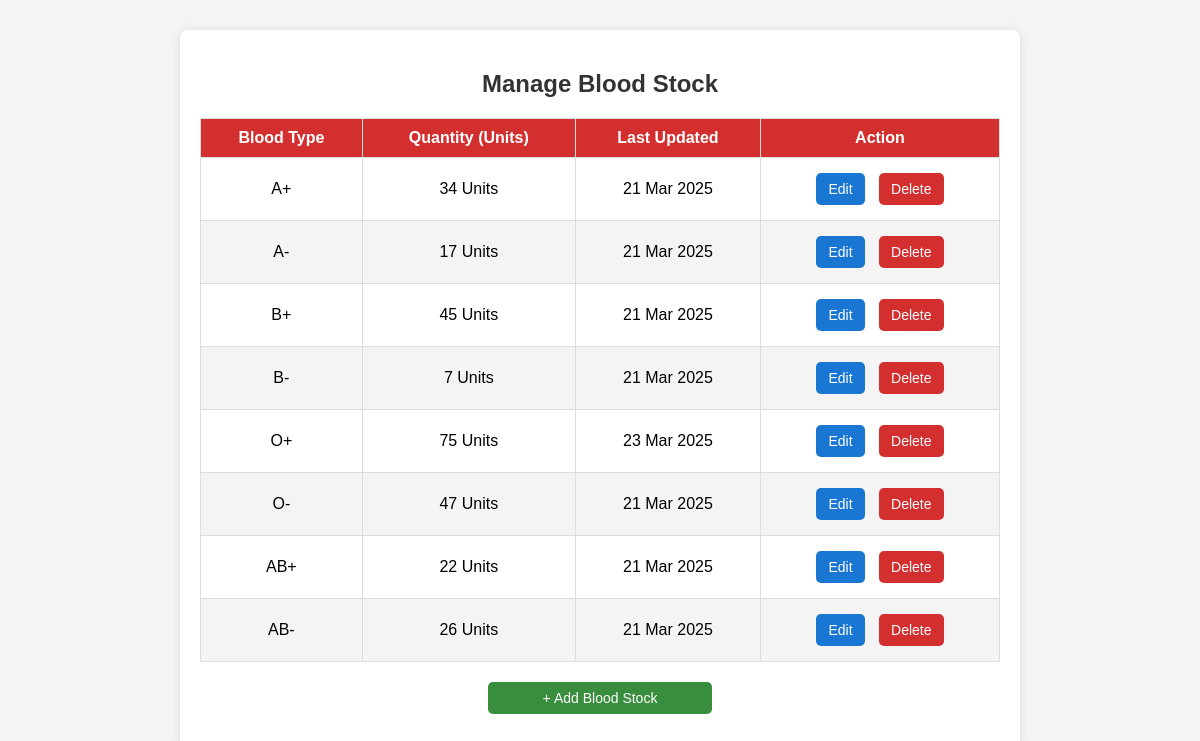
Page /admin/manage_blood_stock.php (signed in) on the committed database.
### tables this page shows
CREATE TABLE `blood_stock` (
  `id` int(11) NOT NULL,
  `blood_group` varchar(10) NOT NULL,
  `quantity` int(11) NOT NULL,
  `last_updated` timestamp NOT NULL DEFAULT current_timestamp() ON UPDATE current_timestamp()
);

### admin/manage_blood_stock.php (the view, shortened to what this page needs)
<?php
include("../db_connect.php");
$query = "SELECT * FROM blood_stock";
$result = mysqli_query($conn, $query);
?>
<!DOCTYPE html>
<html lang="en">
<head>
    <link rel="stylesheet" href="admin_style.css">
</head>
<body>
<div class="container">
    <h2>Manage Blood Stock</h2>
    <table>
        <thead>
            <tr>
                <th>Blood Type</th>
                <th>Quantity (Units)</th>
                <th>Last Updated</th>
                <th>Action</th>
            </tr>
        </thead>
        <tbody>
    <?php while ($row = mysqli_fetch_assoc($result)) { ?>
        <tr>
            <td><?php echo isset($row['blood_group']) ? $row['blood_group'] : 'Unknown'; ?></td>
            <td><?php echo isset($row['quantity']) ? $row['quantity'] . ' Units' : '0 Units'; ?></td>
            <td><?php echo isset($row['last_updated']) ? date("d M Y", strtotime($row['last_updated'])) : 'Not Updated'; ?></td>
            <td>
    <a href="edit_stock.php?id=<?php echo $row['id']; ?>" class="edit-btn">Edit</a>
    <a href="delete_stock.php?id=<?php echo $row['id']; ?>" class="delete-btn" onclick="return confirm('Are you sure you want to delete this stock?');">Delete</a>
              </td>
        </tr>
    <?php } ?>
</tbody>
    </table>
    <a href="add_stock.php" class="add-btn">+ Add Blood Stock</a>
</div>
</body>
</html>

### admin/admin_style.css (style rules this page uses)
body { font-family: Arial, sans-serif; background-color: #f4f4f4; text-align: center; margin: 0; padding: 0; }
h2 { color: #d32f2f; }
.container { max-width: 800px; margin: auto; text-align: center; }
table { width: 100%; border-collapse: collapse; margin-top: 20px; }
th, td { padding: 10px; border: 1px solid #ddd; text-align: center; }
th { background: #d32f2f; color: white; }
tr:nth-child(even) { background: #f4f4f4; }
a { display: inline-block; margin-top: 20px; padding: 10px 20px; background: #d32f2f; color: white; text-decoration: none; border-radius: 5px; }
body { font-family: Arial, sans-serif; background-color: #f4f4f4; margin: 0; padding: 0; }
.container { width: 80%; margin: 30px auto; background: white; padding: 20px; border-radius: 8px; box-shadow: 0px 0px 10px rgba(0, 0, 0, 0.1); }
h2 { text-align: center; color: #333; }
th, td { padding: 10px; text-align: center; border-bottom: 1px solid #ddd; }
.add-btn, .edit-btn, .delete-btn { display: inline-block; padding: 8px 12px; text-decoration: none; border-radius: 5px; font-size: 14px; margin: 5px; }
.add-btn { background: #388e3c; color: white; text-align: center; display: block; width: 200px; margin: 20px auto; }
.edit-btn { background: #1976d2; color: white; }
.delete-btn { background: #d32f2f; color: white; }

### rows in the picture
blood_stock: blood_group "A+", quantity "34", last_updated "21 Mar 2025"
blood_stock: blood_group "A-", quantity "17", last_updated "21 Mar 2025"
blood_stock: blood_group "B+", quantity "45", last_updated "21 Mar 2025"
blood_stock: blood_group "B-", quantity "7", last_updated "21 Mar 2025"
blood_stock: blood_group "O+", quantity "75", last_updated "23 Mar 2025"
blood_stock: blood_group "O-", quantity "47", last_updated "21 Mar 2025"
blood_stock: blood_group "AB+", quantity "22", last_updated "21 Mar 2025"
blood_stock: blood_group "AB-", quantity "26", last_updated "21 Mar 2025"
